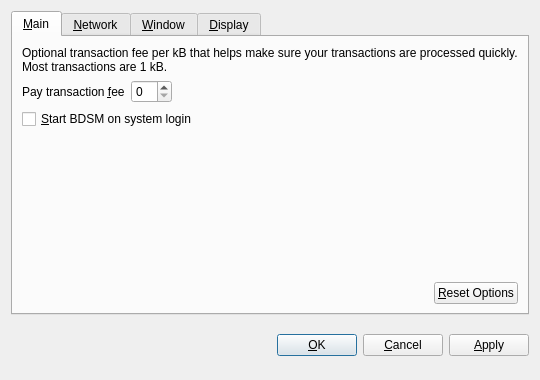
<?xml version="1.0" encoding="UTF-8"?>
<ui version="4.0">
 <class>OptionsDialog</class>
 <widget class="QDialog" name="OptionsDialog">
  <property name="geometry">
   <rect>
    <x>0</x>
    <y>0</y>
    <width>540</width>
    <height>380</height>
   </rect>
  </property>
  <property name="windowTitle">
   <string>Options</string>
  </property>
  <property name="modal">
   <bool>true</bool>
  </property>
  <layout class="QVBoxLayout" name="verticalLayout">
   <item>
    <widget class="QTabWidget" name="tabWidget">
     <property name="tabPosition">
      <enum>QTabWidget::North</enum>
     </property>
     <property name="currentIndex">
      <number>0</number>
     </property>
     <widget class="QWidget" name="tabMain">
      <attribute name="title">
       <string>&amp;Main</string>
      </attribute>
      <layout class="QVBoxLayout" name="verticalLayout_Main">
       <item>
        <widget class="QLabel" name="transactionFeeInfoLabel">
         <property name="text">
          <string>Optional transaction fee per kB that helps make sure your transactions are processed quickly. Most transactions are 1 kB.</string>
         </property>
         <property name="textFormat">
          <enum>Qt::PlainText</enum>
         </property>
         <property name="wordWrap">
          <bool>true</bool>
         </property>
        </widget>
       </item>
       <item>
        <layout class="QHBoxLayout" name="horizontalLayout_1_Main">
         <item>
          <widget class="QLabel" name="transactionFeeLabel">
           <property name="text">
            <string>Pay transaction &amp;fee</string>
           </property>
           <property name="textFormat">
            <enum>Qt::PlainText</enum>
           </property>
           <property name="buddy">
            <cstring>transactionFee</cstring>
           </property>
          </widget>
         </item>
         <item>
          <widget class="BitcoinAmountField" name="transactionFee"/>
         </item>
         <item>
          <spacer name="horizontalSpacer_1_Main">
           <property name="orientation">
            <enum>Qt::Horizontal</enum>
           </property>
           <property name="sizeHint" stdset="0">
            <size>
             <width>40</width>
             <height>20</height>
            </size>
           </property>
          </spacer>
         </item>
        </layout>
       </item>
       <item>
        <widget class="QCheckBox" name="bitcoinAtStartup">
         <property name="toolTip">
          <string>Automatically start BDSM after logging in to the system.</string>
         </property>
         <property name="text">
          <string>&amp;Start BDSM on system login</string>
         </property>
        </widget>
       </item>
       <item>
        <spacer name="verticalSpacer_Main">
         <property name="orientation">
          <enum>Qt::Vertical</enum>
         </property>
         <property name="sizeHint" stdset="0">
          <size>
           <width>20</width>
           <height>40</height>
          </size>
         </property>
        </spacer>
       </item>
       <item>
        <layout class="QHBoxLayout" name="horizontalLayout_2_Main">
         <item>
          <spacer name="horizontalSpacer_2_Main">
           <property name="orientation">
            <enum>Qt::Horizontal</enum>
           </property>
           <property name="sizeHint" stdset="0">
            <size>
             <width>40</width>
             <height>20</height>
            </size>
           </property>
          </spacer>
         </item>
         <item>
          <widget class="QPushButton" name="resetButton">
           <property name="toolTip">
            <string>Reset all client options to default.</string>
           </property>
           <property name="text">
            <string>&amp;Reset Options</string>
           </property>
           <property name="autoDefault">
            <bool>false</bool>
           </property>
          </widget>
         </item>
        </layout>
       </item>
      </layout>
     </widget>
     <widget class="QWidget" name="tabNetwork">
      <attribute name="title">
       <string>&amp;Network</string>
      </attribute>
      <layout class="QVBoxLayout" name="verticalLayout_Network">
       <item>
        <widget class="QCheckBox" name="mapPortUpnp">
         <property name="toolTip">
          <string>Automatically open the BDSM client port on the router. This only works when your router supports UPnP and it is enabled.</string>
         </property>
         <property name="text">
          <string>Map port using &amp;UPnP</string>
         </property>
        </widget>
       </item>
       <item>
        <widget class="QCheckBox" name="connectSocks">
         <property name="toolTip">
          <string>Connect to the BDSM network through a SOCKS proxy (e.g. when connecting through Tor).</string>
         </property>
         <property name="text">
          <string>&amp;Connect through SOCKS proxy:</string>
         </property>
        </widget>
       </item>
       <item>
        <layout class="QHBoxLayout" name="horizontalLayout_Network">
         <item>
          <widget class="QLabel" name="proxyIpLabel">
           <property name="text">
            <string>Proxy &amp;IP:</string>
           </property>
           <property name="textFormat">
            <enum>Qt::PlainText</enum>
           </property>
           <property name="buddy">
            <cstring>proxyIp</cstring>
           </property>
          </widget>
         </item>
         <item>
          <widget class="QValidatedLineEdit" name="proxyIp">
           <property name="maximumSize">
            <size>
             <width>140</width>
             <height>16777215</height>
            </size>
           </property>
           <property name="toolTip">
            <string>IP address of the proxy (e.g. 127.0.0.1)</string>
           </property>
          </widget>
         </item>
         <item>
          <widget class="QLabel" name="proxyPortLabel">
           <property name="text">
            <string>&amp;Port:</string>
           </property>
           <property name="textFormat">
            <enum>Qt::PlainText</enum>
           </property>
           <property name="buddy">
            <cstring>proxyPort</cstring>
           </property>
          </widget>
         </item>
         <item>
          <widget class="QLineEdit" name="proxyPort">
           <property name="maximumSize">
            <size>
             <width>55</width>
             <height>16777215</height>
            </size>
           </property>
           <property name="toolTip">
            <string>Port of the proxy (e.g. 9050)</string>
           </property>
          </widget>
         </item>
         <item>
          <widget class="QLabel" name="socksVersionLabel">
           <property name="text">
            <string>SOCKS &amp;Version:</string>
           </property>
           <property name="textFormat">
            <enum>Qt::PlainText</enum>
           </property>
           <property name="buddy">
            <cstring>socksVersion</cstring>
           </property>
          </widget>
         </item>
         <item>
          <widget class="QValueComboBox" name="socksVersion">
           <property name="toolTip">
            <string>SOCKS version of the proxy (e.g. 5)</string>
           </property>
          </widget>
         </item>
         <item>
          <spacer name="horizontalSpacer_Network">
           <property name="orientation">
            <enum>Qt::Horizontal</enum>
           </property>
           <property name="sizeHint" stdset="0">
            <size>
             <width>40</width>
             <height>20</height>
            </size>
           </property>
          </spacer>
         </item>
        </layout>
       </item>
       <item>
        <spacer name="verticalSpacer_Network">
         <property name="orientation">
          <enum>Qt::Vertical</enum>
         </property>
         <property name="sizeHint" stdset="0">
          <size>
           <width>20</width>
           <height>40</height>
          </size>
         </property>
        </spacer>
       </item>
      </layout>
     </widget>
     <widget class="QWidget" name="tabWindow">
      <attribute name="title">
       <string>&amp;Window</string>
      </attribute>
      <layout class="QVBoxLayout" name="verticalLayout_Window">
       <item>
        <widget class="QCheckBox" name="minimizeToTray">
         <property name="toolTip">
          <string>Show only a tray icon after minimizing the window.</string>
         </property>
         <property name="text">
          <string>&amp;Minimize to the tray instead of the taskbar</string>
         </property>
        </widget>
       </item>
       <item>
        <widget class="QCheckBox" name="minimizeOnClose">
         <property name="toolTip">
          <string>Minimize instead of exit the application when the window is closed. When this option is enabled, the application will be closed only after selecting Quit in the menu.</string>
         </property>
         <property name="text">
          <string>M&amp;inimize on close</string>
         </property>
        </widget>
       </item>
       <item>
        <spacer name="verticalSpacer_Window">
         <property name="orientation">
          <enum>Qt::Vertical</enum>
         </property>
         <property name="sizeHint" stdset="0">
          <size>
           <width>20</width>
           <height>40</height>
          </size>
         </property>
        </spacer>
       </item>
      </layout>
     </widget>
     <widget class="QWidget" name="tabDisplay">
      <attribute name="title">
       <string>&amp;Display</string>
      </attribute>
      <layout class="QVBoxLayout" name="verticalLayout_Display">
       <item>
        <layout class="QHBoxLayout" name="horizontalLayout_1_Display">
         <item>
          <widget class="QLabel" name="langLabel">
           <property name="text">
            <string>User Interface &amp;language:</string>
           </property>
           <property name="textFormat">
            <enum>Qt::PlainText</enum>
           </property>
           <property name="buddy">
            <cstring>lang</cstring>
           </property>
          </widget>
         </item>
         <item>
          <widget class="QValueComboBox" name="lang">
           <property name="toolTip">
            <string>The user interface language can be set here. This setting will take effect after restarting BDSM.</string>
           </property>
          </widget>
         </item>
        </layout>
       </item>
       <item>
        <layout class="QHBoxLayout" name="horizontalLayout_2_Display">
         <item>
          <widget class="QLabel" name="unitLabel">
           <property name="text">
            <string>&amp;Unit to show amounts in:</string>
           </property>
           <property name="textFormat">
            <enum>Qt::PlainText</enum>
           </property>
           <property name="buddy">
            <cstring>unit</cstring>
           </property>
          </widget>
         </item>
         <item>
          <widget class="QValueComboBox" name="unit">
           <property name="toolTip">
            <string>Choose the default subdivision unit to show in the interface and when sending coins.</string>
           </property>
          </widget>
         </item>
        </layout>
       </item>
       <item>
        <widget class="QCheckBox" name="displayAddresses">
         <property name="toolTip">
          <string>Whether to show BDSM addresses in the transaction list or not.</string>
         </property>
         <property name="text">
          <string>&amp;Display addresses in transaction list</string>
         </property>
        </widget>
       </item>
       <item>
        <spacer name="verticalSpacer_Display">
         <property name="orientation">
          <enum>Qt::Vertical</enum>
         </property>
         <property name="sizeHint" stdset="0">
          <size>
           <width>20</width>
           <height>40</height>
          </size>
         </property>
        </spacer>
       </item>
      </layout>
     </widget>
    </widget>
   </item>
   <item>
    <layout class="QHBoxLayout" name="horizontalLayout_Buttons">
     <item>
      <spacer name="horizontalSpacer_1">
       <property name="orientation">
        <enum>Qt::Horizontal</enum>
       </property>
       <property name="sizeHint" stdset="0">
        <size>
         <width>40</width>
         <height>48</height>
        </size>
       </property>
      </spacer>
     </item>
     <item>
      <widget class="QLabel" name="statusLabel">
       <property name="font">
        <font>
         <weight>75</weight>
         <bold>true</bold>
        </font>
       </property>
       <property name="text">
        <string/>
       </property>
       <property name="textFormat">
        <enum>Qt::PlainText</enum>
       </property>
       <property name="wordWrap">
        <bool>true</bool>
       </property>
      </widget>
     </item>
     <item>
      <spacer name="horizontalSpacer_2">
       <property name="orientation">
        <enum>Qt::Horizontal</enum>
       </property>
       <property name="sizeHint" stdset="0">
        <size>
         <width>40</width>
         <height>48</height>
        </size>
       </property>
      </spacer>
     </item>
     <item>
      <widget class="QPushButton" name="okButton">
       <property name="text">
        <string>&amp;OK</string>
       </property>
      </widget>
     </item>
     <item>
      <widget class="QPushButton" name="cancelButton">
       <property name="text">
        <string>&amp;Cancel</string>
       </property>
       <property name="autoDefault">
        <bool>false</bool>
       </property>
      </widget>
     </item>
     <item>
      <widget class="QPushButton" name="applyButton">
       <property name="text">
        <string>&amp;Apply</string>
       </property>
       <property name="autoDefault">
        <bool>false</bool>
       </property>
      </widget>
     </item>
    </layout>
   </item>
  </layout>
 </widget>
 <customwidgets>
  <customwidget>
   <class>BitcoinAmountField</class>
   <extends>QSpinBox</extends>
   <header>bitcoinamountfield.h</header>
  </customwidget>
  <customwidget>
   <class>QValueComboBox</class>
   <extends>QComboBox</extends>
   <header>qvaluecombobox.h</header>
  </customwidget>
  <customwidget>
   <class>QValidatedLineEdit</class>
   <extends>QLineEdit</extends>
   <header>qvalidatedlineedit.h</header>
  </customwidget>
 </customwidgets>
 <resources/>
 <connections/>
</ui>
